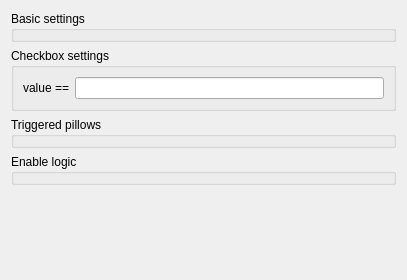
<?xml version="1.0" encoding="UTF-8"?>
<ui version="4.0">
 <class>ILineEdit</class>
 <widget class="QWidget" name="ILineEdit">
  <property name="geometry">
   <rect>
    <x>0</x>
    <y>0</y>
    <width>407</width>
    <height>280</height>
   </rect>
  </property>
  <property name="windowTitle">
   <string>LineEdit preferences</string>
  </property>
  <layout class="QVBoxLayout" name="verticalLayout">
   <item>
    <widget class="GroupBox" name="groupBox">
     <property name="title">
      <string>Basic settings</string>
     </property>
     <property name="template" stdset="0">
      <string>inspector-groupbox-roomandpath</string>
     </property>
    </widget>
   </item>
   <item>
    <widget class="QGroupBox" name="groupBox_4">
     <property name="title">
      <string>Checkbox settings</string>
     </property>
     <layout class="QGridLayout" name="gridLayout">
      <item row="0" column="1">
       <widget class="LineEdit" name="LineEdit">
        <property name="template" stdset="0">
         <string>inspector-cbvalue</string>
        </property>
       </widget>
      </item>
      <item row="0" column="0">
       <widget class="QLabel" name="label">
        <property name="text">
         <string>value ==</string>
        </property>
       </widget>
      </item>
     </layout>
    </widget>
   </item>
   <item>
    <widget class="GroupBox" name="groupBox_3">
     <property name="title">
      <string>Triggered pillows</string>
     </property>
     <property name="template" stdset="0">
      <string>inspector-groupbox-triggeredpillows</string>
     </property>
    </widget>
   </item>
   <item>
    <widget class="GroupBox" name="groupBox_2">
     <property name="title">
      <string>Enable logic</string>
     </property>
     <property name="template" stdset="0">
      <string>inspector-groupbox-enablelogic</string>
     </property>
    </widget>
   </item>
   <item>
    <spacer name="verticalSpacer">
     <property name="orientation">
      <enum>Qt::Vertical</enum>
     </property>
     <property name="sizeHint" stdset="0">
      <size>
       <width>20</width>
       <height>40</height>
      </size>
     </property>
    </spacer>
   </item>
  </layout>
 </widget>
 <customwidgets>
  <customwidget>
   <class>GroupBox</class>
   <extends>QGroupBox</extends>
   <header>wallaby.frontends.qt.widgets.containers.groupBox</header>
  </customwidget>
  <customwidget>
   <class>LineEdit</class>
   <extends>QLineEdit</extends>
   <header>wallaby.frontends.qt.widgets.edits.lineEdit</header>
  </customwidget>
 </customwidgets>
 <resources/>
 <connections/>
</ui>
